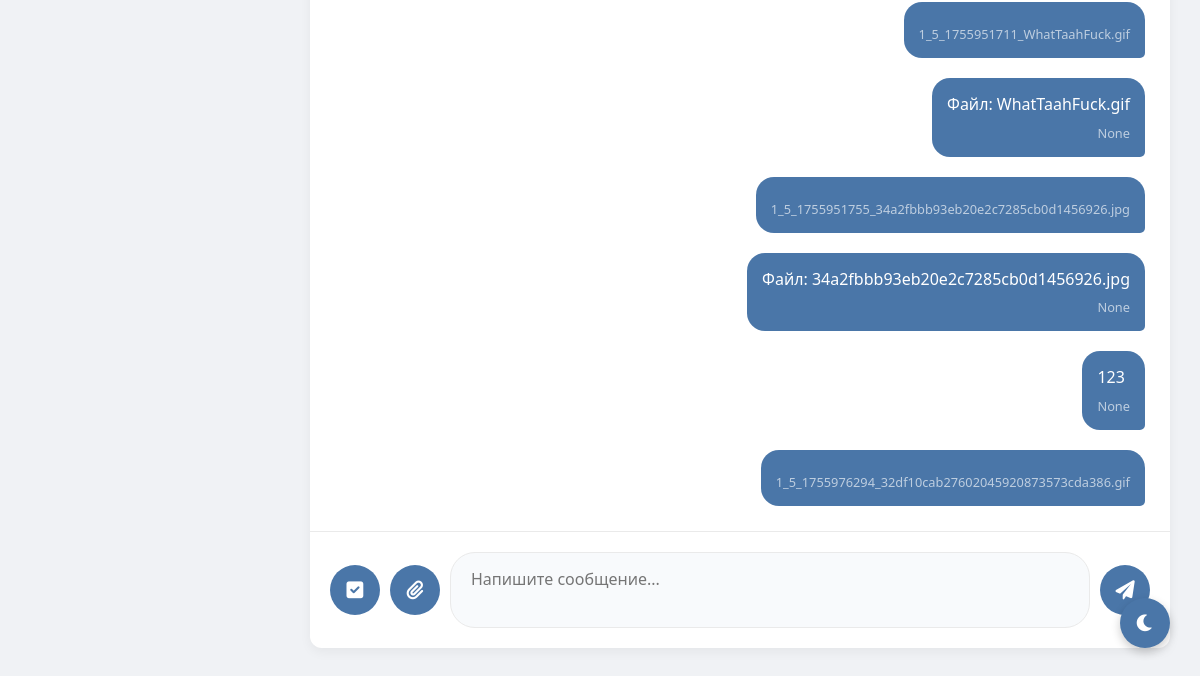
The app's page /messages/5 (signed in, lower part), older data.
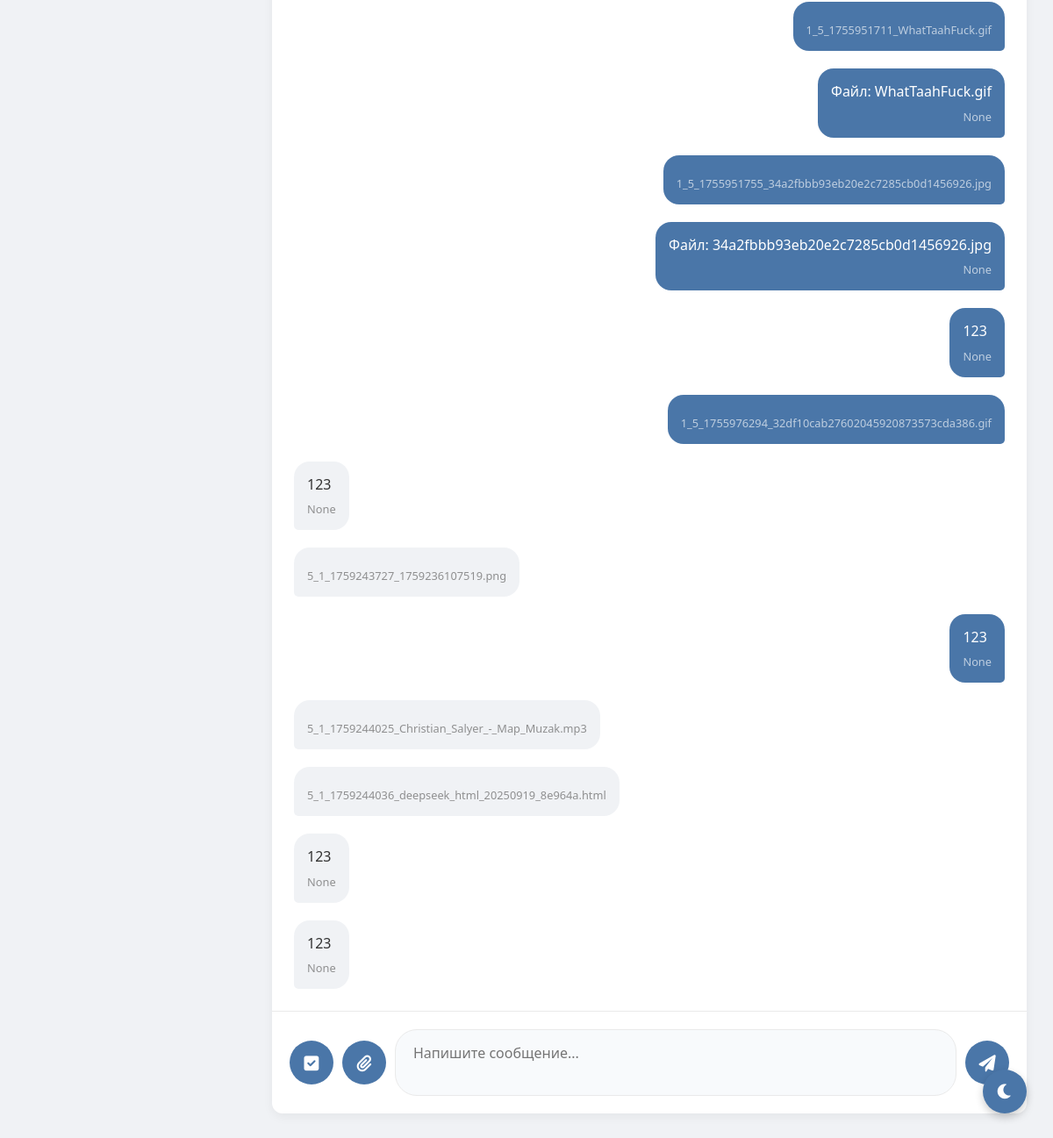
The same page, newer data.
### tables this page shows
CREATE TABLE messages (
                id INTEGER PRIMARY KEY AUTOINCREMENT,
                sender_id INTEGER NOT NULL,
                receiver_id INTEGER NOT NULL,
                content TEXT NOT NULL,
                file_path TEXT,
                timestamp DATETIME DEFAULT CURRENT_TIMESTAMP,
                FOREIGN KEY(sender_id) REFERENCES users(id),
                FOREIGN KEY(receiver_id) REFERENCES users(id));

### routes/messages.py (the view)
@bp.route('/messages')
@bp.route('/messages/<int:friend_id>')
def messages(friend_id=None):
    if 'user_id' not in session:
        return redirect(url_for('auth.index'))
    user_id = session['user_id']
    conn = get_db()
    c = conn.cursor()
    c.execute("SELECT * FROM users WHERE id = ?", (user_id,))
    user = c.fetchone()
    c.execute('''SELECT users.id, users.username, users.avatar, users.is_online, users.last_seen
                FROM friends
                JOIN users ON friends.friend_id = users.id
                WHERE friends.user_id = ? AND friends.status = 'accepted'
                UNION
                SELECT users.id, users.username, users.avatar, users.is_online, users.last_seen
                FROM friends
                JOIN users ON friends.user_id = users.id
                WHERE friends.friend_id = ? AND friends.status = 'accepted'
                ORDER BY username''', (user_id, user_id))
    friends = c.fetchall()
    messages = []
    active_friend = None
    if friend_id:
        c.execute("SELECT * FROM users WHERE id = ?", (friend_id,))
        active_friend = c.fetchone()
        c.execute('''SELECT messages.*, users.username, users.avatar
                    FROM messages
                    JOIN users ON messages.sender_id = users.id
                    WHERE (sender_id = ? AND receiver_id = ?)
                    OR (sender_id = ? AND receiver_id = ?)
                    ORDER BY timestamp''',
                 (user_id, friend_id, friend_id, user_id))
        messages = c.fetchall()
    conn.close()
    return render_template('messages.html',
                         user=user,
                         friends=friends,
                         messages=messages,
                         friend_id=friend_id,
                         active_friend=active_friend,
                         active_page='messages')

### models.py (called while the page is built)
def get_db():
    conn = sqlite3.connect('social_network.db')
    conn.row_factory = sqlite3.Row
    return conn

### templates/messages.html (shortened to what this page needs)
<!DOCTYPE html>
<html lang="ru">
<head>
    <link href="https://cdnjs.cloudflare.com/ajax/libs/font-awesome/6.0.0/css/all.min.css" rel="stylesheet">
</head>
<body>
    <div class="app-container">
        <div class="content">
            <div class="chat-container">
                {% if friend_id %}
                <div class="chat-messages" id="chat-messages">
                    {% for msg in messages %}
                    <div class="message {% if msg[1] == session['user_id'] %}sent{% else %}received{% endif %}">
                        <div class="message-text">{{ msg[3] }}</div>
                        <div class="message-time">{{ msg[4] }}</div>
                    </div>
                    {% endfor %}
                </div>
                <div class="chat-input">
                    <button id="select-mode-btn" title="Выбрать сообщения"><i class="fas fa-check-square"></i></button>
                    <button id="attach-button" title="Прикрепить файл"><i class="fas fa-paperclip"></i></button>
                    <textarea id="message-input" placeholder="Напишите сообщение..."></textarea>
                    <button id="send-button" title="Отправить"><i class="fas fa-paper-plane"></i></button>
                </div>
                {% else %}
                <div class="empty-chat">
                    <i class="fas fa-comments"></i>
                    <h3>Выберите диалог</h3>
                    <p>Начните общение с вашими друзьями</p>
                </div>
                {% endif %}
            </div>
        </div>
    </div>
    <button class="theme-toggle" id="themeToggle">
        <i class="fas fa-moon"></i>
    </button>
</body>
</html>

### templates/messages.html (style rules this page uses)
:root { --bg-primary: #f0f2f5; --bg-secondary: #fff; --text-primary: #333; --text-secondary: #777; --border-color: #eaeaea; --shadow: 0 4px 12px rgba(0, 0, 0, 0.05); --section-bg: #fff; --info-bg: #f8fafc; --nav-hover: #f0f2f5; --active-color: #4a76a8; --sent-message: #4a76a8; --received-message: #f0f2f5; --chat-bg: #fff; }
* { margin: 0; padding: 0; box-sizing: border-box; transition: background-color 0.3s, color 0.3s; }
body { font-family: 'Segoe UI', Tahoma, Geneva, Verdana, sans-serif; background: var(--bg-primary); color: var(--text-primary); min-height: 100vh; }
.app-container { display: flex; min-height: 100vh; }
.content { flex: 1; margin-left: 280px; padding: 30px; display: flex; height: calc(100vh - 60px); gap: 30px; }
.chat-container { flex: 1; background: var(--chat-bg); border-radius: 12px; box-shadow: var(--shadow); display: flex; flex-direction: column; height: 100%; }
.chat-messages { flex: 1; padding: 25px; overflow-y: auto; display: flex; flex-direction: column; gap: 20px; }
.message { max-width: 75%; padding: 15px; border-radius: 18px; position: relative; }
.sent { align-self: flex-end; background: var(--sent-message); color: white; border-bottom-right-radius: 5px; }
.received { align-self: flex-start; background: var(--received-message); color: var(--text-primary); border-bottom-left-radius: 5px; }
.message-text { word-wrap: break-word; line-height: 1.4; }
.message-time { font-size: 0.8rem; margin-top: 8px; opacity: 0.8; }
.sent .message-time { text-align: right; color: rgba(255,255,255,0.8); }
.received .message-time { color: var(--text-secondary); }
.chat-input { padding: 20px; border-top: 1px solid var(--border-color); display: flex; align-items: center; gap: 10px; }
.chat-input textarea { flex: 1; padding: 15px 20px; border: 1px solid var(--border-color); border-radius: 25px; resize: none; min-height: 50px; font-family: inherit; font-size: 1rem; background: var(--info-bg); color: var(--text-primary); }
.chat-input button { background: var(--active-color); color: white; border: none; border-radius: 50%; width: 50px; height: 50px; cursor: pointer; font-size: 1.2rem; display: flex; align-items: center; justify-content: center; }
.theme-toggle { position: fixed; bottom: 30px; right: 30px; width: 50px; height: 50px; border-radius: 50%; background: var(--active-color); color: white; border: none; cursor: pointer; display: flex; align-items: center; justify-content: center; box-shadow: 0 4px 10px rgba(0, 0, 0, 0.2); z-index: 1000; font-size: 1.2rem; }
@media (max-width: 1200px) { .content { flex-direction: column; height: auto; } }
@media (max-width: 1200px) { .chat-container { height: calc(100vh - 400px); } }

Row changes from the older to the newer data that the page shows:
added messages: content "123", msg "None"
added messages: file_path "5_1_1759243727_1759236107519.png"
added messages: content "123", msg "None"
added messages: file_path "5_1_1759244025_Christian_Salyer_-_Map_Muzak.mp3"
added messages: file_path "5_1_1759244036_deepseek_html_20250919_8e964a.html"
added messages: content "123", msg "None"
added messages: content "123", msg "None"
